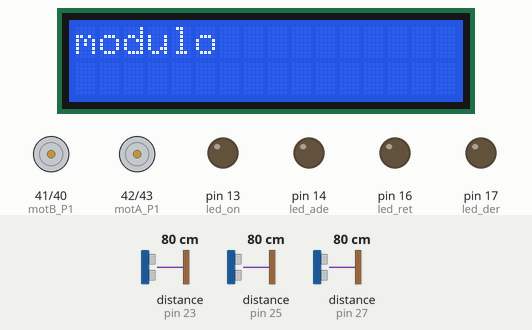
Simulated run of this sketch. Board: Arduino Mega 2560, built with avr-gcc and run on an emulated ATmega2560. Shown: 16×2 character LCD, motor-driver pin pairs drawn as motors (green arrow = first pin HIGH = forward, orange = second pin HIGH = backward, longer = more drive, scaled by the enable pin), output pins drawn as LEDs (lit = HIGH). Wiring (inferred from the names in the program): 3 × ultrasonic range finder: trigger pin 22, echo pin 23 / trigger pin 24, echo pin 25 / trigger pin 26, echo pin 27. The inputs (shaded band) are chosen by the test bench; at power-on: distance to the obstacle (sensors on pin 23, pin 25, pin 27) 80 cm. The echo pulse lasts 58.3 µs per cm; pins used as bus, display or sensor lines are not drawn; what the sketch prints to the serial monitor is not drawn.

Above: at 4.4 s.
4.5 s: distance to the obstacle (sensor on pin 23) set to 12 cm
At 5.69 s:
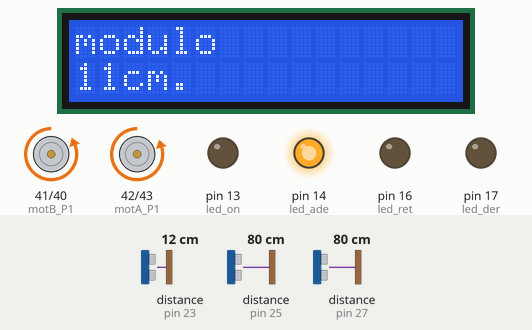
6.8 s: distance to the obstacle (sensor on pin 23) set to 9 cm
At 8.19 s:
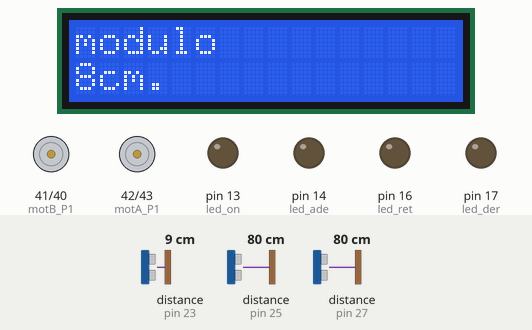
8.7 s: distance to the obstacle (sensor on pin 25) set to 2 cm
At 10.82 s:
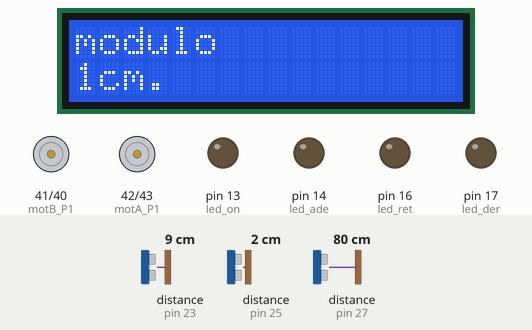
11.0 s: distance to the obstacle (sensor on pin 25) set to 4 cm
At 13.45 s:
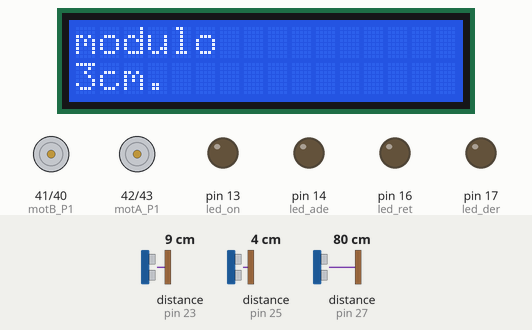
13.7 s: distance to the obstacle (sensor on pin 27) set to 3 cm
At 16.07 s:
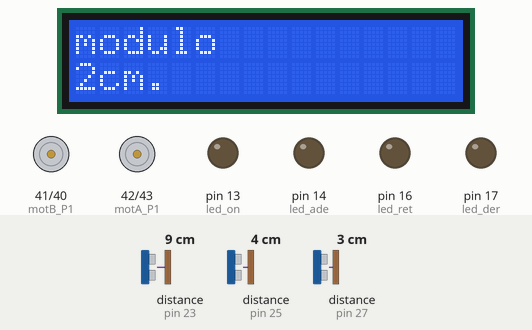
16.3 s: distance to the obstacle (sensor on pin 27) set to 9 cm
At 20.0 s:
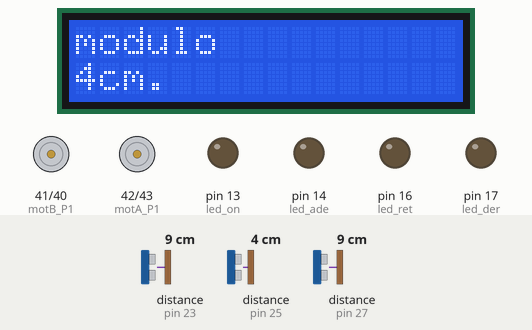
Timing chart, 0 to 21.2 s (numbered marks = the images above; inputs shaded):
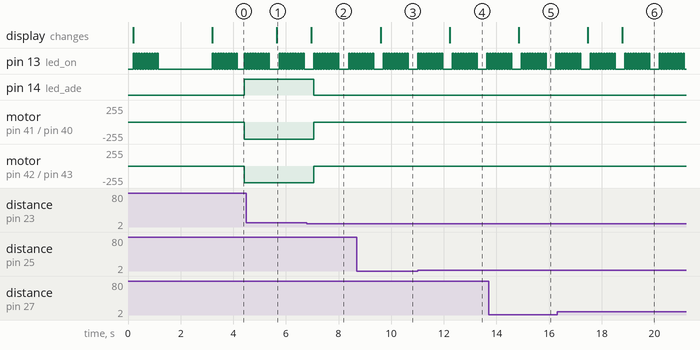

The sketch:

proyecto001.ino
```cpp
/*
 * Displays text sent over the serial port (e.g. from the Serial Monitor) on
 * an attached LCD.
 * YWROBOT
 *Compatible with the Arduino IDE 1.0
 *Library version:1.1
 */

#define _OPEN_SYS_ITOA_EXT
#include <stdio.h>
#include <stdlib.h>
#include <math.h>
#include <Wire.h>
#include <LiquidCrystal_I2C.h>
extern void serialEventRun(void) __attribute__((weak));

//funciones
void parpadeo();
void parar();
void izquierda();
void derecha();
void retroceder();
void avanzar();
void movimiento(char ind);

void enviar_lcd(unsigned long d);
unsigned long distancia (const char trig, const char echo);
void sensar();
void recepcion();
void serialEventRun(void) {
  if (Serial.available()) serialEvent();
  if (Serial1.available()) serialEvent1();
  digitalWrite(13, HIGH);
//  if (Serial2.available()) serialEvent2();
//  if (Serial3.available()) serialEvent3();
}


//pines
//el sentido de asignacion de pines es de izquierda a derecha
//pines de sensores
const char echo1 = 25;//izquierda
const char trig1 = 24;
const char echo2 = 23;//derecha
const char trig2 = 22;
const char echo3 = 27;//atraa
const char trig3 = 26;
//pines de los motores
const char motAPWM = 9;//PIN DEL PWM DEL MOTOR B //ENABLE B DEL MODULO DE POTENCIA//IZQUIERDO
const char motBPWM = 8;//PIN DEL PWM DEL MOTOR A //ENABLE A DEL MODULO DE POTENCIA//DERECHO
const char motA_P1 = 42;//IN4 DEL MODULO DE POTENCIA PARA EL MOTOR A
const char motA_P2 = 43;//IN3 DEL MODULO DE POTENCIA PARA EL MOTOR A
const char motB_P1 = 41;//IN2 DEL MODULO DE POTENCIA PARA EL MOTOR B
const char motB_P2 = 40;//IN1 DEL MODULO DE POTENCIA PARA EL MOTOR B
const char motAENC = 51;//PIN DEL ENCODER DEL MOTOR A
const char motBENC = 53;//PIN DEL ENCODER DEL MOTOR B
//pines de los leds
const char led_on  = 13;//led del sistema/led de marcha y parada del carro
const char led_ade = 14;
const char led_ret = 16;
const char led_der = 17;
const char led_izq = 18;
/* otros pines:
 *  I2C0:  20 y 21 para el lcd
 *  UART0: 00 y 01 para la pc
 *  UART1: 19 y 18 para el modulo de voz
 *  UART2: 17 y 16 para el modulo bluetooh
 */
//variables
char PWMA=0;//PWM DEL MOTOR A (0-255)
char PWMB=0;//PWM DEL MOTOR B (0-255)
char PWMF=255;//FIN PWM
char PWMI=250;//INICIO PWM
char DIR_I2C=0x27;//direccion del adress del I2C
char mov=0;
String inputString = "";         // a String to hold incoming data
bool stringComplete = false;  // whether the string is complete

// set the LCD address to 0x27 for a 16 chars and 2 line display
LiquidCrystal_I2C lcd(DIR_I2C,20,4);

void setup(){
  //inicializar puerto serial usart
  Serial.begin(9600);//pc
  Serial1.begin(9600);//modulo de voz
//  Serial2.begin(9600);//bluetooth
//  Serial3.begin(9600);//bluetooth
  Serial.print("Bienvenido");
  inputString.reserve(30);
  Serial1.write((byte)0xAA);
  Serial1.write((byte)0x06);
  Serial1.write((byte)0x30);
  Serial1.write((byte)0x00);//puede ser interpretado como un puntero//NULL
  Serial1.write((byte)0x01);
  Serial1.write((byte)0x02);
  Serial1.write((byte)0x03);
  Serial1.write((byte)0x0A);
  delay(100);
  recepcion();
  //inicializar el lcd
  lcd.init();
  lcd.backlight();
  lcd.clear();
  lcd.print(" Silla de Ruedas ");
  lcd.setCursor(0,1);
  lcd.print("       UTP      ");
  //inicializar pines
  //inicializar pines del sistema
  pinMode(led_on , OUTPUT); //pin como salida
  pinMode(led_ade, OUTPUT); //pin como salida
  pinMode(led_ret, OUTPUT); //pin como salida
  pinMode(led_izq, OUTPUT); //pin como salida
  pinMode(led_der, OUTPUT); //pin como salida
  digitalWrite(led_on , LOW);//Inicializamos el pin con 0
  digitalWrite(led_ade, LOW);//Inicializamos el pin con 0
  digitalWrite(led_ret, LOW);//Inicializamos el pin con 0
  digitalWrite(led_izq, LOW);//Inicializamos el pin con 0
  digitalWrite(led_der, LOW);//Inicializamos el pin con 0
  //inicializar pines del sensor
  pinMode(trig1, OUTPUT); //pin como salida
  pinMode(echo1, INPUT );  //pin como entrada
  pinMode(trig2, OUTPUT); //pin como salida
  pinMode(echo2, INPUT );  //pin como entrada
  pinMode(trig3, OUTPUT); //pin como salida
  pinMode(echo3, INPUT );  //pin como entrada
  digitalWrite(trig1, LOW);//Inicializamos el pin con 0
  digitalWrite(trig2, LOW);//Inicializamos el pin con 0
  digitalWrite(trig3, LOW);//Inicializamos el pin con 0
  //inicializar pines del motor
  pinMode(motAPWM, OUTPUT); //pin como salida
  pinMode(motA_P1, OUTPUT); //pin como salida
  pinMode(motA_P2, OUTPUT); //pin como salida
  pinMode(motAENC, INPUT ); //pin como entrada
  pinMode(motBPWM, OUTPUT); //pin como salida
  pinMode(motB_P1, OUTPUT); //pin como salida
  pinMode(motB_P2, OUTPUT); //pin como salida
  pinMode(motBENC, INPUT ); //pin como entrada
  digitalWrite(motAPWM, LOW);//Inicializamos el pin con 0
  digitalWrite(motA_P1, LOW);//Inicializamos el pin con 0
  digitalWrite(motA_P2, LOW);//Inicializamos el pin con 0
  digitalWrite(motBPWM, LOW);//Inicializamos el pin con 0
  digitalWrite(motB_P1, LOW);//Inicializamos el pin con 0
  digitalWrite(motB_P2, LOW);//Inicializamos el pin con 0

  parar();
  parpadeo();
  delay(2000);
  lcd.clear();
  lcd.setCursor(0,0);
  lcd.print("modulo");
  mov=1;
}
static bool a=HIGH;
void loop(){
  parpadeo();
  recepcion();
  delay(200);
  sensar();
  movimiento(mov);

}

void recepcion(void){
  if (stringComplete) {
    Serial.print(inputString);
    mov=0;//hace de default
    if(inputString=="00\n"){mov=0;}
    if(inputString=="01\n"){mov=1;}
    if(inputString=="02\n"){mov=2;}
    if(inputString=="03\n"){mov=3;}
    if(inputString=="04\n"){mov=4;}
    Serial.println(mov,10);
    // clear the string:
    inputString = "";
    stringComplete = false;
  }
}
bool verf=false;
void serialEvent() {
  while (Serial.available()) {
    // get the new byte:
    char inChar = (char)Serial.read();
    // add it to the inputString:
    if(inChar>0x29 & inChar<0x3A){verf=true;}
    if(verf==true){inputString += inChar;}
    if (inChar == '\n') {
      stringComplete = true;
      verf=false;

    }

    // if the incoming character is a newline, set a flag so the main loop can
    // do something about it:

  }
return;}
void serialEvent1() {

  while (Serial1.available()) {

    // get the new byte:
    char inChar = (char)Serial1.read();
    if(inChar>0x29 & inChar<0x3A){verf=true;}
    if(verf==true){inputString += inChar;}
    if (inChar == '\n') {
      stringComplete = true;
      verf=false;
    }
    // if the incoming character is a newline, set a flag so the main loop can
    // do something about it:
  }

return;}
//void serialEvent2() {
//  while (Serial2.available()) {
//    // get the new byte:
//    char inChar = (char)Serial2.read();
//    // add it to the inputString:
//    inputString += inChar;
//    // if the incoming character is a newline, set a flag so the main loop can
//    // do something about it:
//    if (inChar == '\n') {
//      stringComplete = true;
//    }
//  }
//}
//void serialEvent3() {
//  while (Serial3.available()) {
//    // get the new byte:
//    char inChar = (char)Serial3.read();
//    // add it to the inputString:
//    inputString += inChar;
//    // if the incoming character is a newline, set a flag so the main loop can
//    // do something about it:
//    if (inChar == '\n') {
//      stringComplete = true;
//    }
//  }
//}

unsigned long cuentaS=0;
void sensar(void){
  unsigned long d=0;
  unsigned long temp_d=99;
  unsigned long count=0;
    d=distancia(trig1,echo1);//no funciona
    if(d<20){if(temp_d>d){temp_d=d;}}
    if(d<10){count=count+1;}
    while(d!=0){d=0;}
    d=distancia(trig2,echo2);
    if(d<20){if(temp_d>d){temp_d=d;}}
    if(d<10){count=count+2;}
    while(d!=0){d=0;}
    d=distancia(trig3,echo3);
    if(d<20){if(temp_d>d){temp_d=d;}}
    if(d<10){count=count+2;}
    while(d!=0){d=0;}

    if(temp_d!=99){enviar_lcd(temp_d);}
    else{cuentaS=cuentaS+1;}
    if(cuentaS==8){lcd.clear();lcd.setCursor(0,0);lcd.print("modulo");cuentaS=0;}
    temp_d=99;
    if(count!=0){mov=0;}//me dice de donde viene el obstaculo
    count=0;
return;}
unsigned long distancia (const char trig, const char echo){
  unsigned long t=0;
  unsigned long d=0;
  digitalWrite(trig, HIGH);
  digitalWrite(trig, HIGH);
  delayMicroseconds(12);          //Enviamos un pulso de 10us
  digitalWrite(trig, LOW);
  digitalWrite(trig, LOW);

  t = pulseInLong(echo, HIGH);
  delayMicroseconds(200); //8 pulsos que se necesitan para que se pueda volver a activar el trigger
  d=(t)*(346.13)/20000;
  t=0;
  return d;
}

void enviar_lcd(unsigned long d){ //envio de distancia a l lcd
  unsigned long temp_d=0;
  temp_d=d;
  lcd.setCursor(0,1);// quitar para mandar una posicion

  char buf [6]="00";//char buf [6]="";
  ultoa(temp_d,buf,10);
  for(char i=0;i<6;i++){
    if((buf[i]>=0x30) & (buf[i]<=0x39)){lcd.write(buf[i]);
  }}
  lcd.print("cm.  ");
  while(temp_d!=0){temp_d=0;}
  delay(100);
return;}

void movimiento(char ind){
  switch(ind){
    case 0:
      parar();
      digitalWrite(led_on , LOW );
      digitalWrite(led_ade, LOW );
      digitalWrite(led_ret, LOW );
      digitalWrite(led_izq, LOW );
      digitalWrite(led_der, LOW );
      break;

    case 1:
      avanzar();
      digitalWrite(led_on , HIGH);
      digitalWrite(led_ade, HIGH);
      digitalWrite(led_ret, LOW );
      digitalWrite(led_izq, LOW );
      digitalWrite(led_der, LOW );
      break;

    case 2:
      izquierda();
      digitalWrite(led_on , HIGH);
      digitalWrite(led_ade, LOW );
      digitalWrite(led_ret, LOW );
      digitalWrite(led_izq, HIGH);
      digitalWrite(led_der, LOW );
      break;

    case 3:
      derecha();
      digitalWrite(led_on , HIGH);
      digitalWrite(led_ade, LOW );
      digitalWrite(led_ret, LOW );
      digitalWrite(led_izq, LOW );
      digitalWrite(led_der, HIGH);
      break;

    case 4:
      retroceder();
      digitalWrite(led_on , HIGH);
      digitalWrite(led_ade, LOW );
      digitalWrite(led_ret, HIGH);
      digitalWrite(led_izq, LOW );
      digitalWrite(led_der, LOW );
      break;

    default:
      parar();
      digitalWrite(led_on , LOW );
      digitalWrite(led_ade, LOW );
      digitalWrite(led_ret, LOW );
      digitalWrite(led_izq, LOW );
      digitalWrite(led_der, LOW );
      break;
   }
return;}
void avanzar(void){
  PWMA=PWMI;
  PWMB=PWMI;
  analogWrite(motAPWM, PWMA);
  analogWrite(motBPWM, PWMB);
  digitalWrite(motA_P1, LOW );
  digitalWrite(motA_P2, HIGH);
  digitalWrite(motB_P1, LOW );
  digitalWrite(motB_P2, HIGH);
return;}
void retroceder(void){
  PWMA=PWMI;
  PWMB=PWMI;
  analogWrite(motAPWM, PWMA);
  analogWrite(motBPWM, PWMB);
  digitalWrite(motA_P1, HIGH);
  digitalWrite(motA_P2, LOW );
  digitalWrite(motB_P1, HIGH);
  digitalWrite(motB_P2, LOW );
return;}
void izquierda(void){
  PWMA=PWMI;
  PWMB=PWMI;
  analogWrite(motAPWM, PWMA);
  analogWrite(motBPWM, PWMB);
  digitalWrite(motA_P1, LOW );
  digitalWrite(motA_P2, LOW );
  digitalWrite(motB_P1, LOW );//ACTIVAR MOTOR DERECHO PARA IR A LA IZQUIERDA
  digitalWrite(motB_P2, HIGH );
return;}
void derecha(void){
  PWMA=PWMI;
  PWMB=PWMI;
  analogWrite(motAPWM, PWMA);
  analogWrite(motBPWM, PWMB);
  digitalWrite(motA_P1, LOW );//ACTIVAR MOTOR IZQUIERDA PARA IR A LA DERECHO
  digitalWrite(motA_P2, HIGH);
  digitalWrite(motB_P1, LOW );
  digitalWrite(motB_P2, LOW );
return;}
void parar(void){
  PWMA=0;
  PWMB=0;
  analogWrite(motAPWM, PWMA);
  analogWrite(motBPWM, PWMB);
  digitalWrite(motA_P1, LOW);//Inicializamos el pin con 0
  digitalWrite(motA_P2, LOW);//Inicializamos el pin con 0
  digitalWrite(motB_P1, LOW);//Inicializamos el pin con 0
  digitalWrite(motB_P2, LOW);//Inicializamos el pin con 0
return;}

void parpadeo (void){
  for(char i=0;i<10;i++){
    digitalWrite(led_on, HIGH);
    delay(50);
    digitalWrite(led_on, LOW );
    delay(50);
  }
return;}
```

Measured:
- the behaviour switches between 11 and 10 cm on distance to the obstacle (sensor on pin 23) (found by bisection; images 1 and 2)
- after the input at 4.5 s, the display: changes after 1.1 s (image 1)
- after the input at 6.8 s, pin 14 (led_ade): HIGH → LOW after 0.26 s; motor on pin 41 (motB_P1) / pin 40 (motB_P2): backward 255/255 → stopped after 0.26 s; motor on pin 42 (motA_P1) / pin 43 (motA_P2): backward 250/255 → stopped after 0.26 s; the display: changes after 0.16 s (image 2)
- after the input at 8.7 s, the display: changes after 0.90 s (image 3)
- after the input at 11.0 s, the display: changes after 1.2 s (image 4)
- after the input at 13.7 s, the display: changes after 1.1 s (image 5)
- after the input at 16.3 s, the display: first changes after 1.2 s (image 6 shows a later state)
- by itself, pin 13 (led_on): repeats every 1.3 s: 8 × (HIGH 0.05 s, LOW 0.05 s), HIGH 0.05 s, LOW 0.36 s, HIGH 0.05 s, LOW 0.05 s
